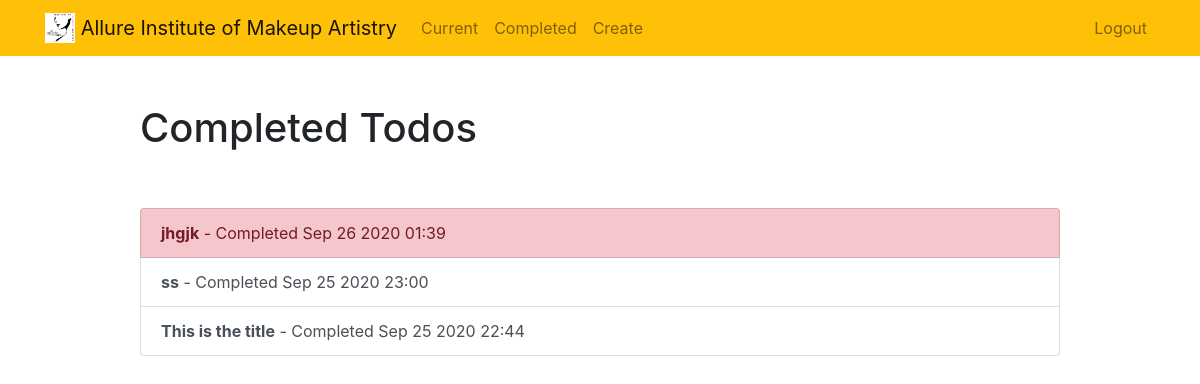
Page /completedtodos/ (signed in) on the committed database.
### app1/models.py (models this page shows, shortened)
class Todo(models.Model):
    title = models.CharField(max_length=100)
    memo = models.TextField(blank=True)
    created = models.DateTimeField(auto_now_add=True) # will auto aticaly input, cannot be changed
    datecompleted = models.DateTimeField(null=True, blank=True) # to be collected when the student marks it done
    important = models.BooleanField(default=False) # An option to mark the 'Importnat Stuff'
    user = models.ForeignKey(User, on_delete=models.CASCADE) # getting unique id for each user (allureima studnets/artits in this case) so we cna maintain context.

### app1/views.py (the view)
# urls.py: path('completedtodos/', views.completedtodos, name = "completedtodos"),
@login_required
def completedtodos(request):
    todos = Todo.objects.filter(user=request.user, datecompleted__isnull=False).order_by('-datecompleted')
    return render(request, 'app1/completedtodos.html', {'todos': todos})

### app1/templates/app1/completedtodos.html
{% extends "app1/base.html" %}
{% block content %}
    <div class="row justify-content-center mt-5">
        <div class="col-md-10">
            <h1>Completed Todos</h1>
        </div>
    </div>
    <div class="row justify-content-center mt-5">
        <div class="col-md-10">
            <div class="list-group">
                {% for todo in todos %}
                    <a href="{% url 'viewtodo' todo.id %}" class="list-group-item list-group-item-action{% if todo.important %} list-group-item-danger{% endif %}"><b>{{ todo.title }}</b> - Completed {{ todo.datecompleted|date:'M j Y H:i' }}</a>
                {% endfor %}
            </div>
        </div>
    </div>
{% endblock %}

### rows in the picture
Todo: title "jhgjk", datecompleted "Sep 26 2020 01:39"
Todo: title "ss", datecompleted "Sep 25 2020 23:00"
Todo: title "This is the title", datecompleted "Sep 25 2020 22:44"
